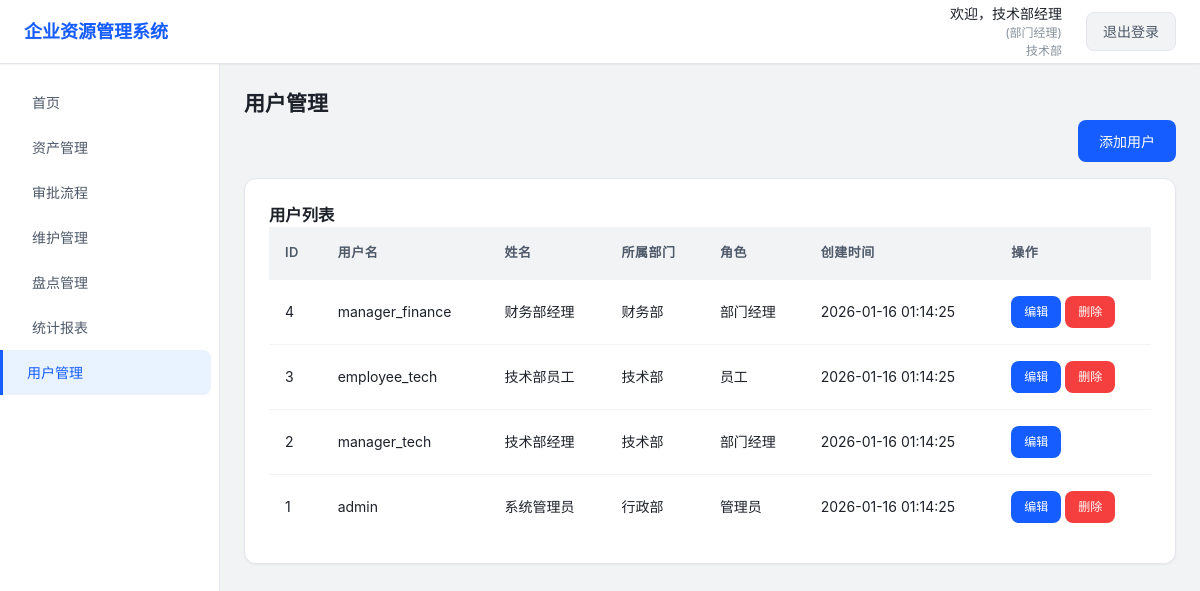
The page /users.php (signed in) on the database its author committed.
### tables this page shows
CREATE TABLE IF NOT EXISTS `departments` (
  `id` INT AUTO_INCREMENT PRIMARY KEY,
  `name` VARCHAR(100) NOT NULL,
  `description` TEXT,
  `created_at` TIMESTAMP DEFAULT CURRENT_TIMESTAMP,
  `updated_at` TIMESTAMP DEFAULT CURRENT_TIMESTAMP ON UPDATE CURRENT_TIMESTAMP
);

CREATE TABLE IF NOT EXISTS `users` (
  `id` INT AUTO_INCREMENT PRIMARY KEY,
  `username` VARCHAR(100) NOT NULL,
  `password` VARCHAR(255) NOT NULL,
  `name` VARCHAR(100) NOT NULL,
  `department_id` INT,
  `role` ENUM('admin', 'manager', 'employee') DEFAULT 'employee',
  `created_at` TIMESTAMP DEFAULT CURRENT_TIMESTAMP,
  `updated_at` TIMESTAMP DEFAULT CURRENT_TIMESTAMP ON UPDATE CURRENT_TIMESTAMP
);

### config/db.php (called while the page is built, shortened)
<?php
$servername = "localhost";
$username = "test";
$password = "123456";
$dbname = "php_wish";
$conn = new mysqli($servername, $username, $password, $dbname);
$conn->set_charset("utf8mb4");
function execute_query($sql, $params = []) {
    global $conn;
    $stmt = $conn->prepare($sql);
    if (!empty($params)) {
        $types = str_repeat("s", count($params));
        $stmt->bind_param($types, ...$params);
    }
    $result = $stmt->execute();
    if (strtolower(substr(trim($sql), 0, 6)) === "select") {
        $result_set = $stmt->get_result();
        $rows = [];
        while ($row = $result_set->fetch_assoc()) {
            $rows[] = $row;
        }
        return $rows;
    }
    $affected_rows = $stmt->affected_rows;
    return ["affected_rows" => $affected_rows];
}
?>

### users.php (the view, shortened to what this page needs)
<?php
require_once 'config/db.php';
$user_id = $_SESSION['user_id'];
$name = $_SESSION['name'];
$role = $_SESSION['role'];
$department_id = $_SESSION['department_id'];
$dept_sql = "SELECT name FROM departments WHERE id = ?";
$dept_result = execute_query($dept_sql, [$department_id]);
$department_name = htmlspecialchars($dept_result[0]['name'] ?? '未知部门');
$users_sql = "SELECT u.*, d.name as department_name FROM users u
             LEFT JOIN departments d ON u.department_id = d.id
             ORDER BY u.id DESC";
$users = execute_query($users_sql);
?>
<!DOCTYPE html>
<html lang="zh-CN">
<head>
    <link rel="stylesheet" href="assets/css/style.css">
</head>
<body>
    <div class="container">
        <header class="header">
            <div class="header-left">
                <h1>企业资源管理系统</h1>
            </div>
            <div class="header-right">
                <div class="user-info">
                    <span class="user-name">欢迎，<?php echo $name; ?></span>
                    <span class="role">(<?php echo $role === 'admin' ? '管理员' : ($role === 'manager' ? '部门经理' : '员工'); ?>)</span>
                    <span class="department"><?php echo $department_name; ?></span>
                </div>
                <a href="logout.php" class="logout-btn">退出登录</a>
            </div>
        </header>
        <div class="main-container">
            <nav class="sidebar">
                <ul>
                    <li><a href="index.php">首页</a></li>
                    <li><a href="assets.php">资产管理</a></li>
                    <li><a href="approval.php">审批流程</a></li>
                    <li><a href="maintenance.php">维护管理</a></li>
                    <li><a href="inventory.php">盘点管理</a></li>
                    <?php if ($role === 'admin' || $role === 'manager'): ?>
                        <li><a href="reports.php">统计报表</a></li>
                        <li><a href="users.php" class="active">用户管理</a></li>
                    <?php endif; ?>
                </ul>
            </nav>
            <main class="main-content">
            <h2>用户管理</h2>
            <div style="margin-bottom: 16px; display: flex; justify-content: flex-end;">
                <button class="btn btn-primary" data-modal="user-modal">添加用户</button>
            </div>
            <div class="activity-section">
                <h3>用户列表</h3>
                <table class="activity-table">
                    <thead>
                        <tr>
                            <th>ID</th>
                            <th>用户名</th>
                            <th>姓名</th>
                            <th>所属部门</th>
                            <th>角色</th>
                            <th>创建时间</th>
                            <th>操作</th>
                        </tr>
                    </thead>
                    <tbody>
                        <?php if (!empty($users)): ?>
                            <?php foreach ($users as $user): ?>
                                <tr>
                                    <td><?php echo (int)$user['id']; ?></td>
                                    <td><?php echo htmlspecialchars($user['username']); ?></td>
                                    <td><?php echo htmlspecialchars($user['name']); ?></td>
                                    <td><?php echo htmlspecialchars($user['department_name'] ?? '未分配'); ?></td>
                                    <td><?php echo $user['role'] === 'admin' ? '管理员' : ($user['role'] === 'manager' ? '部门经理' : '员工'); ?></td>
                                    <td><?php echo $user['created_at']; ?></td>
                                    <td>
                                        <a href="users.php?edit=<?php echo (int)$user['id']; ?>" class="btn btn-sm btn-primary">编辑</a>
                                        <?php if ($user['id'] != $user_id): ?>
                                            <a href="users.php?delete=<?php echo (int)$user['id']; ?>" class="btn btn-sm btn-danger" onclick="return confirm('确定要删除此用户吗？');">删除</a>
                                        <?php endif; ?>
                                    </td>
                                </tr>
                            <?php endforeach; ?>
                        <?php else: ?>
                            <tr>
                                <td colspan="7" class="no-data">暂无用户</td>
                            </tr>
                        <?php endif; ?>
                    </tbody>
                </table>
            </div>
        </main>
        </div>
    </div>
</body>
</html>

### assets/css/style.css (style rules this page uses)
:root { --primary-color: #165DFF; --primary-light: #E8F3FF; --primary-dark: #0E42B8; --success-color: #00B42A; --warning-color: #FF7D00; --danger-color: #F53F3F; --info-color: #86909C; --text-primary: #1D2129; --text-secondary: #4E5969; --text-tertiary: #86909C; --bg-light: #F2F3F5; --bg-white: #FFFFFF; --border-color: #E5E6EB; --border-light: #F2F3F5; --shadow-sm: 0 1px 2px rgba(0, 0, 0, 0.05); --shadow-md: 0 4px 6px -1px rgba(0, 0, 0, 0.1), 0 2px 4px -1px rgba(0, 0, 0, 0.06); --shadow-lg: 0 10px 15px -3px rgba(0, 0, 0, 0.1), 0 4px 6px -2px rgba(0, 0, 0, 0.05); --transition: all 0.3s ease; --radius-sm: 4px; --radius-md: 8px; --radius-lg: 12px; }
* { margin: 0; padding: 0; box-sizing: border-box; }
body { font-family: -apple-system, BlinkMacSystemFont, 'Segoe UI', Roboto, 'Helvetica Neue', Arial, sans-serif; background-color: var(--bg-light); color: var(--text-primary); line-height: 1.5; font-size: 14px; display: flex; justify-content: center; }
.container { display: flex; flex-direction: column; min-height: 100vh; background-color: var(--bg-light); width: 100%; max-width: 1200px; }
.header { display: flex; justify-content: space-between; align-items: center; background-color: var(--bg-white); color: var(--text-primary); padding: 0 24px; height: 64px; box-shadow: var(--shadow-sm); border-bottom: 1px solid var(--border-color); position: sticky; top: 0; z-index: 100; }
.header-left h1 { font-size: 18px; font-weight: 600; color: var(--primary-color); }
.header-right { display: flex; align-items: center; gap: 24px; }
.user-info { display: flex; flex-direction: column; align-items: flex-end; }
.user-info .user-name { font-weight: 500; color: var(--text-primary); font-size: 14px; }
.user-info .role, .user-info .department { font-size: 12px; color: var(--text-tertiary); }
.logout-btn { background-color: var(--bg-light); color: var(--text-secondary); padding: 8px 16px; border-radius: var(--radius-md); text-decoration: none; font-size: 14px; font-weight: 500; transition: var(--transition); border: 1px solid var(--border-color); }
.main-container { display: flex; min-height: calc(100vh - 64px); }
.sidebar { width: 220px; background-color: var(--bg-white); color: var(--text-primary); min-height: calc(100vh - 64px); border-right: 1px solid var(--border-color); transition: var(--transition); flex-shrink: 0; }
.sidebar ul { list-style: none; padding: 16px 0; }
.sidebar ul li a { display: flex; align-items: center; padding: 12px 24px; color: var(--text-secondary); text-decoration: none; border-radius: 0 var(--radius-md) var(--radius-md) 0; margin: 0 8px; transition: var(--transition); font-size: 14px; font-weight: 400; }
.sidebar ul li a.active { background-color: var(--primary-light); color: var(--primary-color); font-weight: 500; border-left: 3px solid var(--primary-color); margin-left: 0; }
.main-content { flex: 1; padding: 24px; min-height: calc(100vh - 64px); background-color: var(--bg-light); transition: var(--transition); }
.activity-section { background-color: var(--bg-white); padding: 24px; border-radius: var(--radius-lg); box-shadow: var(--shadow-sm); border: 1px solid var(--border-color); }
.activity-table { width: 100%; border-collapse: collapse; font-size: 14px; }
.activity-table th, .activity-table td { padding: 16px; text-align: left; border-bottom: 1px solid var(--border-light); }
.activity-table th { background-color: var(--bg-light); font-weight: 600; color: var(--text-secondary); font-size: 13px; text-transform: uppercase; letter-spacing: 0.5px; }
.activity-table tr:last-child td { border-bottom: none; }
.btn { padding: 10px 20px; border: 1px solid transparent; border-radius: var(--radius-md); font-size: 14px; font-weight: 500; cursor: pointer; transition: var(--transition); text-decoration: none; display: inline-flex; align-items: center; gap: 6px; justify-content: center; white-space: nowrap; }
.btn-primary { background-color: var(--primary-color); color: white; }
.btn-danger { background-color: var(--danger-color); color: white; }
.btn-sm { padding: 6px 12px; font-size: 12px; }

### rows shown on the page
departments: name "技术部"
users: id "4", username "manager_finance", name "财务部经理", department.name "财务部", role "部门经理", created_at "2026-01-16 01:14:25"
users: id "3", username "employee_tech", name "技术部员工", department.name "技术部", role "员工", created_at "2026-01-16 01:14:25"
users: id "2", username "manager_tech", name "技术部经理", department.name "技术部", role "部门经理", created_at "2026-01-16 01:14:25"
users: id "1", username "admin", name "系统管理员", department.name "行政部", role "管理员", created_at "2026-01-16 01:14:25"

### other values the page prints
$name "技术部经理"
